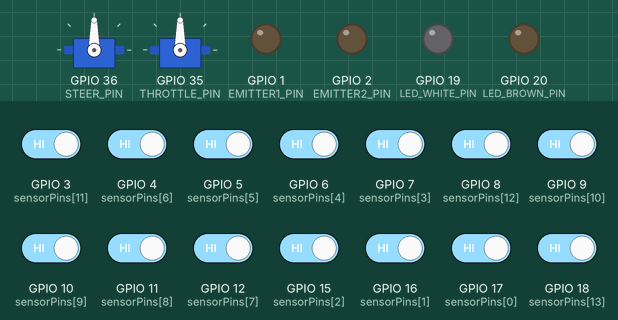
This sketch was run on a simulated ESP32-S3. Shown: 2 × servo, output pins drawn as LEDs (lit = HIGH). Inputs (shaded band) come from the test bench; at power-on: GPIO 3 (sensorPins[11]), GPIO 4 (sensorPins[6]), GPIO 5 (sensorPins[5]), GPIO 6 (sensorPins[4]), GPIO 7 (sensorPins[3]), GPIO 8 (sensorPins[12]), GPIO 9 (sensorPins[10]), GPIO 10 (sensorPins[9]), GPIO 11 (sensorPins[8]), GPIO 12 (sensorPins[7]), GPIO 15 (sensorPins[2]), GPIO 16 (sensorPins[1]), GPIO 17 (sensorPins[0]), GPIO 18 (sensorPins[13]) HIGH.

Above: at 0.1 s.
At 1.9 s:
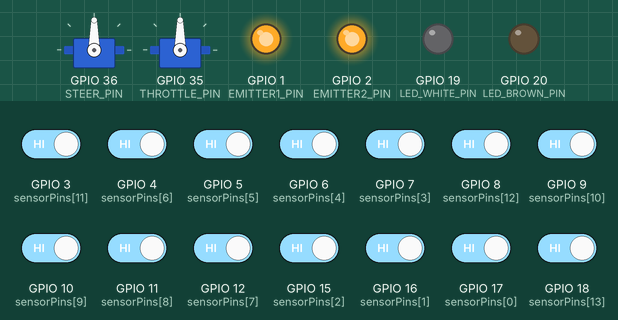
At 4.3 s:
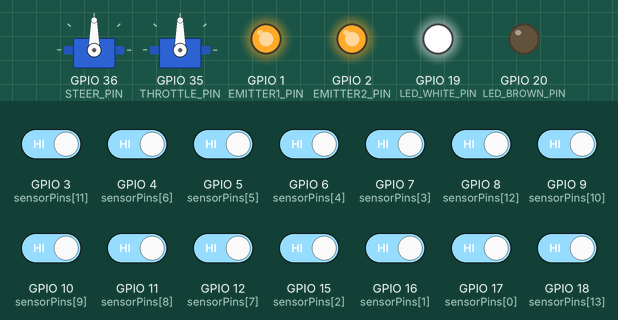
At 8.6 s:
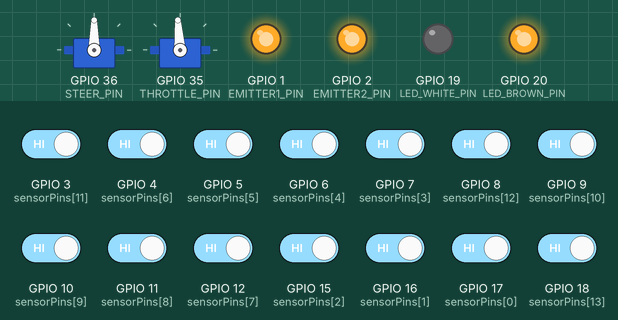
Timing chart, 0 to 10.1 s (numbered marks = the images above):
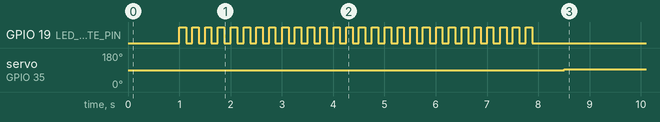

Measured:
- by itself, servo on GPIO 35 (THROTTLE_PIN): 90° → 94° at 8.5 s

The sketch:

line_follower.ino
```cpp
// ESP32-S3 + Dual Pololu QTRX-HD-07RC (14 sensors) + Servo + ESC
// Simple 7s calibration + robust white-line-on-brown line following.

#include <Arduino.h>
#include <ESP32Servo.h>

/* ---------------- Pins ---------------- */
#define EMITTER1_PIN 1
#define EMITTER2_PIN 2

// LEDs for calibration status
#define LED_WHITE_PIN 19   // blinks during calibration
#define LED_BROWN_PIN 20   // ON when ready

const int NUM_SENSORS = 14;
int sensorPins[NUM_SENSORS] = {
  17,16,15,7,6,5,4,      // S0..S6  (left board, L->R)
  12,11,10,9,3,8,18      // S7..S13 (right board, L->R)
};

const int IGNORE_SENSOR_INDEX = 7; // S7 is known bad

// Steering + throttle (ESC)
#define STEER_PIN     36
#define THROTTLE_PIN  35

/* --------------- QTR RC timing config --------------- */
const uint16_t QTR_TIMEOUT_US = 2500;   // Pololu default-ish
uint16_t rawVals[NUM_SENSORS];          // "reflectance" values
uint16_t calMin[NUM_SENSORS];
uint16_t calMax[NUM_SENSORS];
uint16_t normVals[NUM_SENSORS];         // 0..1000 (higher = whiter)

/* --------------- Servo / ESC config --------------- */
Servo steerServo;
Servo throttleServo;

// <<< TUNE: steering range / center
const int STEER_CENTER_US = 1500;   // adjust to your straight-ahead value
const int STEER_RANGE_US  = 400;    // +/- range from center (1100..1900)

// <<< TUNE: ESC values
const int THROTTLE_STOP_US     = 1500;  // neutral
const int THROTTLE_FORWARD_US  = 1550;  // gentle forward
const int THROTTLE_SLOW_US     = 1520;  // slow crawl (for line loss)

/* --------------- Line-following control --------------- */
const long LINE_CENTER_POS = (NUM_SENSORS - 1) * 1000L / 2;  // 0..13000 → ~6500 center

// PD gains (error is in "sensor index * 1000" units)
// <<< TUNE: increase Kp for stronger turns, adjust Kd to reduce wobble
float Kp = 0.00040f;   // proportional
float Kd = 0.00120f;   // derivative

float lastError = 0.0f;

/* ===========================================================
   QTR Reading: RC timing, converted to "reflectance"
   Higher rawVals[i]  = more reflective (whiter)
   Lower rawVals[i]   = darker
   =========================================================== */
void readQTR(uint16_t *values) {
  // Turn on emitters
  digitalWrite(EMITTER1_PIN, HIGH);
  digitalWrite(EMITTER2_PIN, HIGH);

  // Charge all capacitors
  for (int i = 0; i < NUM_SENSORS; i++) {
    pinMode(sensorPins[i], OUTPUT);
    digitalWrite(sensorPins[i], HIGH);
  }

  delayMicroseconds(10); // charge time

  // Switch to input to start discharging
  for (int i = 0; i < NUM_SENSORS; i++) {
    pinMode(sensorPins[i], INPUT);
  }

  unsigned long start = micros();
  bool done[NUM_SENSORS];
  for (int i = 0; i < NUM_SENSORS; i++) {
    values[i] = 0;
    done[i] = false;
  }

  while (true) {
    unsigned long now = micros();
    uint16_t elapsed = (uint16_t)(now - start);
    bool allDone = true;

    if (elapsed >= QTR_TIMEOUT_US) {
      // timeout: anything still high is at timeout
      for (int i = 0; i < NUM_SENSORS; i++) {
        if (!done[i]) {
          // "reflectance" = 0 at timeout (very dark)
          values[i] = 0;
          done[i] = true;
        }
      }
      break;
    }

    for (int i = 0; i < NUM_SENSORS; i++) {
      if (!done[i]) {
        int v = digitalRead(sensorPins[i]);
        if (v == LOW) {
          // Discharge time is "elapsed".
          // Convert to "reflectance": high reflect = small elapsed → large value.
          uint16_t reflect = (elapsed >= QTR_TIMEOUT_US) ? 0 : (QTR_TIMEOUT_US - elapsed);
          values[i] = reflect;
          done[i] = true;
        }
      }
    }

    for (int i = 0; i < NUM_SENSORS; i++) {
      if (!done[i]) {
        allDone = false;
        break;
      }
    }
    if (allDone) break;
  }

  // (Optional) Turn emitters off between reads if you want to save power
  // digitalWrite(EMITTER1_PIN, LOW);
  // digitalWrite(EMITTER2_PIN, LOW);
}

/* ===========================================================
   Calibration: 7 seconds total
   - Move robot so each sensor sees white and brown
   - LED_WHITE blinks during calibration
   - LED_BROWN turns ON when done
   =========================================================== */
void calibrateQTR() {
  // init calibration arrays
  for (int i = 0; i < NUM_SENSORS; i++) {
    calMin[i] = 65535;
    calMax[i] = 0;
  }

  unsigned long start = millis();
  const unsigned long CAL_TIME_MS = 7000;

  while (millis() - start < CAL_TIME_MS) {
    // Blink LED_WHITE about 4 Hz
    if (((millis() / 125) % 2) == 0) {
      digitalWrite(LED_WHITE_PIN, HIGH);
    } else {
      digitalWrite(LED_WHITE_PIN, LOW);
    }

    readQTR(rawVals);

    // Update calibration limits
    for (int i = 0; i < NUM_SENSORS; i++) {
      if (i == IGNORE_SENSOR_INDEX) continue;

      uint16_t v = rawVals[i];
      if (v < calMin[i]) calMin[i] = v;
      if (v > calMax[i]) calMax[i] = v;
    }

    delay(5); // small delay to avoid hammering
  }

  // End of calibration: turn off WHITE LED, turn on BROWN LED
  digitalWrite(LED_WHITE_PIN, LOW);
  digitalWrite(LED_BROWN_PIN, HIGH);
}

/* ===========================================================
   Normalize sensor values to 0..1000
   - 0   -> darkest seen during calibration
   - 1000-> brightest seen during calibration (white line)
   =========================================================== */
void normalizeSensors() {
  for (int i = 0; i < NUM_SENSORS; i++) {
    if (i == IGNORE_SENSOR_INDEX) {
      normVals[i] = 0;
      continue;
    }

    uint16_t v = rawVals[i];
    uint16_t minV = calMin[i];
    uint16_t maxV = calMax[i];

    if (maxV <= minV) {
      normVals[i] = 0;
      continue;
    }

    long val = (long)(v - minV) * 1000L / (long)(maxV - minV);
    if (val < 0) val = 0;
    if (val > 1000) val = 1000;
    normVals[i] = (uint16_t)val;
  }
}

/* ===========================================================
   readLine():
   - Uses normalized values (higher = whiter = line)
   - Returns position in 0..(NUM_SENSORS-1)*1000
   - If no line detected, returns last known position
   =========================================================== */
long readLinePosition() {
  static long lastPos = LINE_CENTER_POS; // fallback if line lost

  long weightedSum = 0;
  long sum = 0;

  for (int i = 0; i < NUM_SENSORS; i++) {
    if (i == IGNORE_SENSOR_INDEX) continue;

    uint16_t v = normVals[i]; // 0..1000, high = line
    long weight = i * 1000L;

    weightedSum += (long)v * weight;
    sum += v;
  }

  if (sum == 0) {
    // Line lost: return last known position
    return lastPos;
  }

  long pos = weightedSum / sum;
  lastPos = pos;
  return pos;
}

/* ===========================================================
   Apply steering + throttle based on line position
   =========================================================== */
void updateControl() {
  long pos = readLinePosition();

  // error: positive if line is to the LEFT or RIGHT?
  // Here: error = CENTER - pos
  // If your robot steers the wrong way, flip the sign below.
  long error = LINE_CENTER_POS - pos;

  float e = (float)error;
  float pTerm = Kp * e;
  float dTerm = Kd * (e - lastError);
  float control = pTerm + dTerm;
  lastError = e;

  // Clamp control to [-1, 1]
  if (control > 1.0f) control = 1.0f;
  if (control < -1.0f) control = -1.0f;

  // Steering pulse
  int steerPulse = STEER_CENTER_US + (int)(control * STEER_RANGE_US);
  steerPulse = constrain(steerPulse, STEER_CENTER_US - STEER_RANGE_US, STEER_CENTER_US + STEER_RANGE_US);

  // Basic line-loss detection: if total "whiteness" is tiny, slow down
  long sumWhiteness = 0;
  for (int i = 0; i < NUM_SENSORS; i++) {
    if (i == IGNORE_SENSOR_INDEX) continue;
    sumWhiteness += normVals[i];
  }

  int throttlePulse;
  if (sumWhiteness < 2000) {
    // Likely off the line → slow crawl
    throttlePulse = THROTTLE_SLOW_US;
  } else {
    throttlePulse = THROTTLE_FORWARD_US;
  }

  steerServo.writeMicroseconds(steerPulse);
  throttleServo.writeMicroseconds(throttlePulse);
}

/* ===========================================================
   SETUP
   =========================================================== */
void setup() {
  Serial.begin(115200);

  pinMode(EMITTER1_PIN, OUTPUT);
  pinMode(EMITTER2_PIN, OUTPUT);
  digitalWrite(EMITTER1_PIN, LOW);
  digitalWrite(EMITTER2_PIN, LOW);

  pinMode(LED_WHITE_PIN, OUTPUT);
  pinMode(LED_BROWN_PIN, OUTPUT);
  digitalWrite(LED_WHITE_PIN, LOW);
  digitalWrite(LED_BROWN_PIN, LOW);

  // Attach servos
  steerServo.attach(STEER_PIN, 1000, 2000);
  throttleServo.attach(THROTTLE_PIN, 1000, 2000);

  // Stop motors initially
  steerServo.writeMicroseconds(STEER_CENTER_US);
  throttleServo.writeMicroseconds(THROTTLE_STOP_US);

  delay(1000); // small pause

  // 7-second calibration
  calibrateQTR();

  // Short pause before starting line following
  throttleServo.writeMicroseconds(THROTTLE_STOP_US);
  steerServo.writeMicroseconds(STEER_CENTER_US);
  delay(500);
}

/* ===========================================================
   LOOP
   =========================================================== */
void loop() {
  // Read sensors
  readQTR(rawVals);

  // Normalize to 0..1000 (white line = high)
  normalizeSensors();

  // Update steering + throttle
  updateControl();

  // Optional small delay for stability
  delay(5);
}
```
